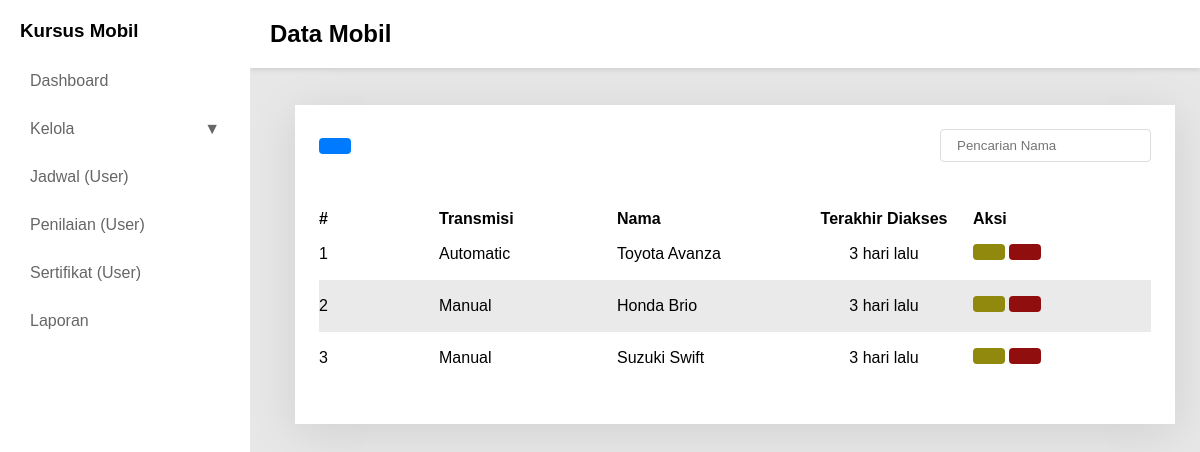
/cars/index.php, run on the app's committed database.
### tables this page shows
CREATE TABLE cars (
    id INT AUTO_INCREMENT PRIMARY KEY,
    name VARCHAR(50) NOT NULL,
    transmission ENUM('manual', "automatic") NOT NULL,
    created_at TIMESTAMP DEFAULT CURRENT_TIMESTAMP
);

### components/time_ago.php (called while the page is built, shortened)
<?php
function timeAgo(string $datetime): string {
    $timestamp = strtotime($datetime);
    $diff = time() - $timestamp;
    $units = [
        31536000 => 'tahun',
        2592000  => 'bulan',
        604800   => 'minggu',
        86400    => 'hari',
        3600     => 'jam',
        60       => 'menit',
        1        => 'detik'
    ];
    foreach ($units as $seconds => $label) {
        $value = floor($diff / $seconds);
        if ($value >= 1) {
            return "$value $label lalu";
        }
    }
    return 'baru saja';
}

### cars/index.php (the view, shortened to what this page needs)
<!DOCTYPE html>
<html lang="en">
<head>
  <link rel="stylesheet" href="../assets/css/style.css" />
</head>
<body>
  <div class="content">
    <div class="content-body">
      <div class="container">
        <div action="" class="inputBx">
          <button class="btn primary" onclick="openModal('createModal')"><ion-icon name="add"></ion-icon></button>
          <input type="text" id="searchInput" placeholder="Pencarian Nama">
        </div>
        <div class="dataTable">
          <table id="dataTable">
            <thead>
              <tr>
                <th width="120">#</th>
                <th>Transmisi</th>
                <th>Nama</th>
                <th style="text-align: center;">Terakhir Diakses</th>
                <th>Aksi</th>
              </tr>
            </thead>
            <?php
            include_once("../database/connect.php");
            $Cars = mysqli_query($connect, "SELECT * FROM Cars ORDER BY created_at DESC");
            ?>
            <tbody>
              <?php while ($car = mysqli_fetch_object($Cars)): ?>
                <tr>
                  <td><?= $car->id ?></td>
                  <td style="text-transform: capitalize"><?= $car->transmission ?></td>
                  <td><?= $car->name ?></td>
                  <td style="text-align: center;"><?= timeAgo($car->created_at) ?></td>
                  <td>
                    <a href="?edit=<?= $car->id ?>" class="btn warning"><ion-icon name="create-outline"></ion-icon></a>
                    <a href="?delete=<?= $car->id ?>" class="btn danger" onclick="return confirm('Yakin hapus?')"><ion-icon name="trash-bin-outline"></ion-icon></a>
                  </td>
                </tr>
              <?php endwhile ?>
            </tbody>
          </table>
        </div>
      </div>
    </div>
  </div>
</body>
</html>

### assets/css/style.css (style rules this page uses)
* { margin: 0; padding: 0; box-sizing: border-box; font-family: "Inter Tight", sans-serif; }
a { display: inline-block; text-decoration: none; }
button { outline: none; border: none; display: flex; align-items: center; }
body { display: flex; flex-direction: row; background: #e7e7e7; }
.content { position: relative; margin-left: 270px; padding: 25px; width: calc(100% - 270px); transition: margin-left 0.3s; }
.content-body { margin-top: 80px; background: #fff; padding: 24px; box-shadow: 0px 8px 45px rgba(0, 0, 0, 0.1); }
.inputBx { width: 100%; display: flex; justify-content: space-between; align-items: center; margin-bottom: 48px; }
.btn { padding: 8px 16px; border-radius: 4px; transition: 0.5s; }
.primary { background: #007bff; color: #fff; }
.warning { background: #91880e; color: #fff; }
.danger { background: #910e0e; color: #fff; }
input { border: 1px solid #ddd; outline: none; padding: 8px 16px; border-radius: 4px; }
.dataTable { display: flex; }
table { width: 100%; border-collapse: collapse; table-layout: fixed; }
tr { text-align: left; }
td { padding: 16px 0; }
thead { padding: 16px; }
tr:nth-child(even) { background: #eaeaea; }
.dataTable { margin: 16px 0; position: relative; width: 100%; border-radius: 8px; }

### data on the page
cars: id "1", transmission "Automatic", name "Toyota Avanza", created_at "3 hari lalu"
cars: id "2", transmission "Manual", name "Honda Brio", created_at "3 hari lalu"
cars: id "3", transmission "Manual", name "Suzuki Swift", created_at "3 hari lalu"

### other printed values
$title "Data Mobil"
